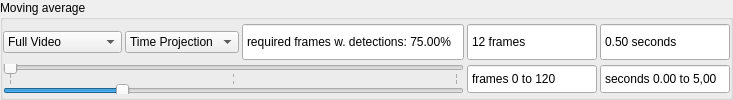
        <widget class="QGroupBox" name="groupBox_Res_MovAv">
         <property name="title">
          <string>Moving average</string>
         </property>
         <property name="flat">
          <bool>true</bool>
         </property>
         <layout class="QGridLayout" name="gridLayout_17">
          <property name="leftMargin">
           <number>0</number>
          </property>
          <property name="topMargin">
           <number>3</number>
          </property>
          <property name="rightMargin">
           <number>0</number>
          </property>
          <property name="bottomMargin">
           <number>3</number>
          </property>
          <property name="spacing">
           <number>3</number>
          </property>
          <item row="1" column="0">
           <layout class="QGridLayout" name="gridLayout_18">
            <property name="horizontalSpacing">
             <number>3</number>
            </property>
            <property name="verticalSpacing">
             <number>0</number>
            </property>
            <item row="0" column="0">
             <widget class="QSlider" name="horizontalSlider_Res_MovAv_CurrentStart">
              <property name="minimumSize">
               <size>
                <width>0</width>
                <height>15</height>
               </size>
              </property>
              <property name="maximumSize">
               <size>
                <width>16777215</width>
                <height>15</height>
               </size>
              </property>
              <property name="maximum">
               <number>480</number>
              </property>
              <property name="orientation">
               <enum>Qt::Horizontal</enum>
              </property>
              <property name="tickPosition">
               <enum>QSlider::TicksBelow</enum>
              </property>
              <property name="tickInterval">
               <number>240</number>
              </property>
             </widget>
            </item>
            <item row="1" column="0">
             <widget class="QSlider" name="horizontalSlider_Res_MovAv_CurrentEnd">
              <property name="minimumSize">
               <size>
                <width>0</width>
                <height>15</height>
               </size>
              </property>
              <property name="maximumSize">
               <size>
                <width>16777215</width>
                <height>15</height>
               </size>
              </property>
              <property name="maximum">
               <number>480</number>
              </property>
              <property name="value">
               <number>120</number>
              </property>
              <property name="sliderPosition">
               <number>120</number>
              </property>
              <property name="orientation">
               <enum>Qt::Horizontal</enum>
              </property>
              <property name="tickPosition">
               <enum>QSlider::TicksAbove</enum>
              </property>
              <property name="tickInterval">
               <number>240</number>
              </property>
             </widget>
            </item>
            <item row="0" column="1" rowspan="2">
             <widget class="QSpinBox" name="spinBox_Res_MovAv_CurrentFrame">
              <property name="sizePolicy">
               <sizepolicy hsizetype="Minimum" vsizetype="Fixed">
                <horstretch>0</horstretch>
                <verstretch>0</verstretch>
               </sizepolicy>
              </property>
              <property name="minimumSize">
               <size>
                <width>130</width>
                <height>30</height>
               </size>
              </property>
              <property name="maximumSize">
               <size>
                <width>130</width>
                <height>30</height>
               </size>
              </property>
              <property name="buttonSymbols">
               <enum>QAbstractSpinBox::NoButtons</enum>
              </property>
              <property name="suffix">
               <string> to 120</string>
              </property>
              <property name="prefix">
               <string>frames </string>
              </property>
              <property name="maximum">
               <number>480</number>
              </property>
             </widget>
            </item>
            <item row="0" column="2" rowspan="2">
             <widget class="QDoubleSpinBox" name="doubleSpinBox_Res_MovAv_CurrentTime">
              <property name="sizePolicy">
               <sizepolicy hsizetype="Minimum" vsizetype="Fixed">
                <horstretch>0</horstretch>
                <verstretch>0</verstretch>
               </sizepolicy>
              </property>
              <property name="minimumSize">
               <size>
                <width>130</width>
                <height>30</height>
               </size>
              </property>
              <property name="maximumSize">
               <size>
                <width>130</width>
                <height>30</height>
               </size>
              </property>
              <property name="buttonSymbols">
               <enum>QAbstractSpinBox::NoButtons</enum>
              </property>
              <property name="prefix">
               <string>seconds </string>
              </property>
              <property name="suffix">
               <string> to 5,00</string>
              </property>
              <property name="maximum">
               <double>20.000000000000000</double>
              </property>
             </widget>
            </item>
           </layout>
          </item>
          <item row="0" column="0">
           <layout class="QHBoxLayout" name="horizontalLayout">
            <property name="spacing">
             <number>3</number>
            </property>
            <item>
             <widget class="QComboBox" name="comboBox_Res_MovAv_TimeWindow">
              <property name="sizePolicy">
               <sizepolicy hsizetype="Preferred" vsizetype="Fixed">
                <horstretch>0</horstretch>
                <verstretch>0</verstretch>
               </sizepolicy>
              </property>
              <property name="minimumSize">
               <size>
                <width>105</width>
                <height>0</height>
               </size>
              </property>
              <item>
               <property name="text">
                <string>Full Video</string>
               </property>
              </item>
              <item>
               <property name="text">
                <string>Moving Average</string>
               </property>
              </item>
             </widget>
            </item>
            <item>
             <widget class="QComboBox" name="comboBox_Res_MovAv_Background">
              <property name="sizePolicy">
               <sizepolicy hsizetype="Preferred" vsizetype="Fixed">
                <horstretch>0</horstretch>
                <verstretch>0</verstretch>
               </sizepolicy>
              </property>
              <property name="minimumSize">
               <size>
                <width>105</width>
                <height>0</height>
               </size>
              </property>
              <item>
               <property name="text">
                <string>Time Projection</string>
               </property>
              </item>
              <item>
               <property name="text">
                <string>Input Video</string>
               </property>
              </item>
             </widget>
            </item>
            <item>
             <widget class="QDoubleSpinBox" name="doubleSpinBox_Res_MovAv_ReqFrmWithDetect">
              <property name="sizePolicy">
               <sizepolicy hsizetype="Preferred" vsizetype="Fixed">
                <horstretch>0</horstretch>
                <verstretch>0</verstretch>
               </sizepolicy>
              </property>
              <property name="minimumSize">
               <size>
                <width>200</width>
                <height>0</height>
               </size>
              </property>
              <property name="maximumSize">
               <size>
                <width>16777215</width>
                <height>40</height>
               </size>
              </property>
              <property name="buttonSymbols">
               <enum>QAbstractSpinBox::NoButtons</enum>
              </property>
              <property name="prefix">
               <string>required frames w. detections: </string>
              </property>
              <property name="suffix">
               <string>%</string>
              </property>
              <property name="decimals">
               <number>2</number>
              </property>
              <property name="maximum">
               <double>100.000000000000000</double>
              </property>
              <property name="singleStep">
               <double>5.000000000000000</double>
              </property>
              <property name="value">
               <double>75.000000000000000</double>
              </property>
             </widget>
            </item>
            <item>
             <widget class="QSpinBox" name="spinBox_Res_MovAv_WindowFrames">
              <property name="sizePolicy">
               <sizepolicy hsizetype="Minimum" vsizetype="Preferred">
                <horstretch>0</horstretch>
                <verstretch>0</verstretch>
               </sizepolicy>
              </property>
              <property name="minimumSize">
               <size>
                <width>130</width>
                <height>0</height>
               </size>
              </property>
              <property name="maximumSize">
               <size>
                <width>130</width>
                <height>40</height>
               </size>
              </property>
              <property name="buttonSymbols">
               <enum>QAbstractSpinBox::NoButtons</enum>
              </property>
              <property name="suffix">
               <string> frames</string>
              </property>
              <property name="prefix">
               <string/>
              </property>
              <property name="minimum">
               <number>1</number>
              </property>
              <property name="maximum">
               <number>480</number>
              </property>
              <property name="value">
               <number>12</number>
              </property>
             </widget>
            </item>
            <item>
             <widget class="QDoubleSpinBox" name="doubleSpinBox_Res_MovAv_WindowTime">
              <property name="sizePolicy">
               <sizepolicy hsizetype="Minimum" vsizetype="Preferred">
                <horstretch>0</horstretch>
                <verstretch>0</verstretch>
               </sizepolicy>
              </property>
              <property name="minimumSize">
               <size>
                <width>130</width>
                <height>0</height>
               </size>
              </property>
              <property name="maximumSize">
               <size>
                <width>130</width>
                <height>40</height>
               </size>
              </property>
              <property name="buttonSymbols">
               <enum>QAbstractSpinBox::NoButtons</enum>
              </property>
              <property name="prefix">
               <string/>
              </property>
              <property name="suffix">
               <string> seconds</string>
              </property>
              <property name="minimum">
               <double>0.420000000000000</double>
              </property>
              <property name="maximum">
               <double>480.000000000000000</double>
              </property>
              <property name="value">
               <double>0.500000000000000</double>
              </property>
             </widget>
            </item>
           </layout>
          </item>
         </layout>
        </widget>
